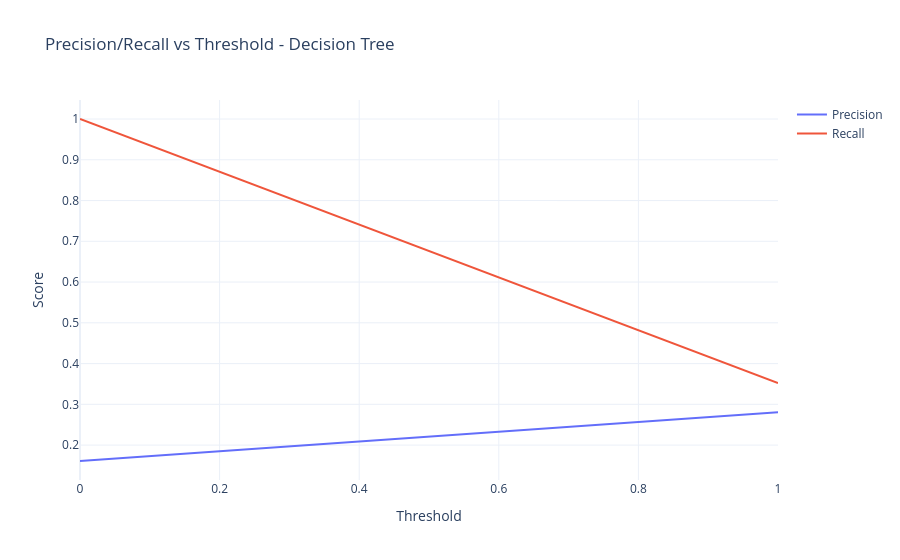

This figure's notebook cell:
### Code cell
plot_pr_curve_plotly(dt_model, X_test, y_test, "Decision Tree")

### Figure 1 — Plotly figure (JSON) as saved in the notebook; plotly's stock layout.template omitted (floating-point values rounded to 4 significant figures)
{"data": [{"mode": "lines", "name": "Precision", "x": [0, 1], "y": [0.161, 0.2809], "type": "scatter"}, {"mode": "lines", "name": "Recall", "x": [0, 1], "y": [1.0, 0.3521], "type": "scatter"}], "layout": {"title": {"text": "Precision/Recall vs Threshold - Decision Tree"}, "xaxis": {"title": {"text": "Threshold"}}, "yaxis": {"title": {"text": "Score"}}}}
